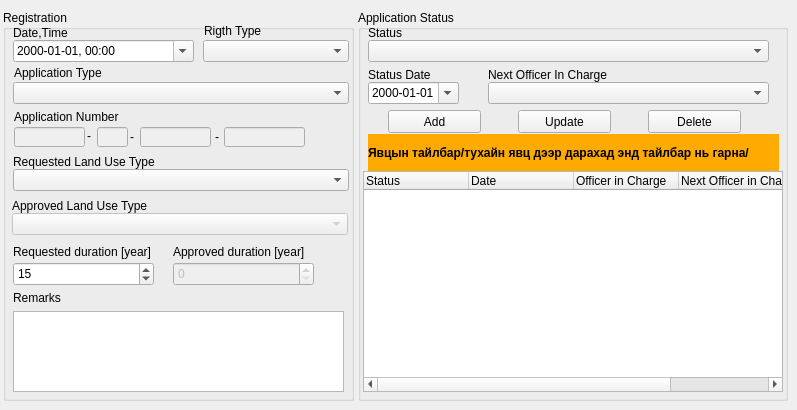
   <widget class="QWidget" name="application_detail_tab">
    <attribute name="title">
     <string>Application Details</string>
    </attribute>
    <widget class="QGroupBox" name="registration_group_box">
     <property name="geometry">
      <rect>
       <x>3</x>
       <y>10</y>
       <width>351</width>
       <height>391</height>
      </rect>
     </property>
     <property name="title">
      <string>Registration</string>
     </property>
     <widget class="QDateTimeEdit" name="date_time_date">
      <property name="enabled">
       <bool>true</bool>
      </property>
      <property name="geometry">
       <rect>
        <x>10</x>
        <y>30</y>
        <width>181</width>
        <height>22</height>
       </rect>
      </property>
      <property name="buttonSymbols">
       <enum>QAbstractSpinBox::NoButtons</enum>
      </property>
      <property name="displayFormat">
       <string>yyyy-MM-dd, hh:mm</string>
      </property>
      <property name="calendarPopup">
       <bool>true</bool>
      </property>
     </widget>
     <widget class="QComboBox" name="application_type_cbox">
      <property name="enabled">
       <bool>true</bool>
      </property>
      <property name="geometry">
       <rect>
        <x>10</x>
        <y>72</y>
        <width>336</width>
        <height>22</height>
       </rect>
      </property>
     </widget>
     <widget class="QLineEdit" name="application_num_first_edit">
      <property name="enabled">
       <bool>false</bool>
      </property>
      <property name="geometry">
       <rect>
        <x>11</x>
        <y>117</y>
        <width>71</width>
        <height>20</height>
       </rect>
      </property>
     </widget>
     <widget class="QLineEdit" name="application_num_middle_edit">
      <property name="enabled">
       <bool>false</bool>
      </property>
      <property name="geometry">
       <rect>
        <x>137</x>
        <y>117</y>
        <width>71</width>
        <height>20</height>
       </rect>
      </property>
     </widget>
     <widget class="QLineEdit" name="application_num_last_edit">
      <property name="enabled">
       <bool>false</bool>
      </property>
      <property name="geometry">
       <rect>
        <x>221</x>
        <y>117</y>
        <width>81</width>
        <height>20</height>
       </rect>
      </property>
     </widget>
     <widget class="QLabel" name="label_2">
      <property name="geometry">
       <rect>
        <x>10</x>
        <y>15</y>
        <width>181</width>
        <height>16</height>
       </rect>
      </property>
      <property name="text">
       <string>Date,Time</string>
      </property>
     </widget>
     <widget class="QLabel" name="label_3">
      <property name="geometry">
       <rect>
        <x>11</x>
        <y>55</y>
        <width>291</width>
        <height>16</height>
       </rect>
      </property>
      <property name="text">
       <string>Application Type</string>
      </property>
     </widget>
     <widget class="QLabel" name="label_4">
      <property name="geometry">
       <rect>
        <x>11</x>
        <y>99</y>
        <width>281</width>
        <height>16</height>
       </rect>
      </property>
      <property name="text">
       <string>Application Number</string>
      </property>
     </widget>
     <widget class="QLabel" name="duration_request_label">
      <property name="geometry">
       <rect>
        <x>10</x>
        <y>234</y>
        <width>161</width>
        <height>16</height>
       </rect>
      </property>
      <property name="text">
       <string>Requested duration [year]</string>
      </property>
     </widget>
     <widget class="QLabel" name="duration_approved_label">
      <property name="geometry">
       <rect>
        <x>170</x>
        <y>234</y>
        <width>151</width>
        <height>16</height>
       </rect>
      </property>
      <property name="text">
       <string>Approved duration [year]</string>
      </property>
     </widget>
     <widget class="QLabel" name="label_7">
      <property name="geometry">
       <rect>
        <x>10</x>
        <y>280</y>
        <width>171</width>
        <height>16</height>
       </rect>
      </property>
      <property name="text">
       <string>Remarks</string>
      </property>
     </widget>
     <widget class="QComboBox" name="requested_land_use_type_cbox">
      <property name="geometry">
       <rect>
        <x>10</x>
        <y>159</y>
        <width>336</width>
        <height>22</height>
       </rect>
      </property>
     </widget>
     <widget class="QLabel" name="label_8">
      <property name="geometry">
       <rect>
        <x>10</x>
        <y>144</y>
        <width>271</width>
        <height>16</height>
       </rect>
      </property>
      <property name="text">
       <string>Requested Land Use Type</string>
      </property>
     </widget>
     <widget class="QSpinBox" name="approved_year_spin_box">
      <property name="enabled">
       <bool>false</bool>
      </property>
      <property name="geometry">
       <rect>
        <x>170</x>
        <y>252</y>
        <width>141</width>
        <height>24</height>
       </rect>
      </property>
      <property name="maximum">
       <number>2900</number>
      </property>
      <property name="value">
       <number>0</number>
      </property>
     </widget>
     <widget class="QSpinBox" name="requested_year_spin_box">
      <property name="geometry">
       <rect>
        <x>10</x>
        <y>252</y>
        <width>141</width>
        <height>24</height>
       </rect>
      </property>
      <property name="maximum">
       <number>500</number>
      </property>
      <property name="value">
       <number>15</number>
      </property>
     </widget>
     <widget class="QTextEdit" name="remarks_text_edit">
      <property name="geometry">
       <rect>
        <x>10</x>
        <y>301</y>
        <width>331</width>
        <height>81</height>
       </rect>
      </property>
     </widget>
     <widget class="QLineEdit" name="application_num_type_edit">
      <property name="enabled">
       <bool>false</bool>
      </property>
      <property name="geometry">
       <rect>
        <x>94</x>
        <y>117</y>
        <width>31</width>
        <height>20</height>
       </rect>
      </property>
     </widget>
     <widget class="QLabel" name="label_43">
      <property name="geometry">
       <rect>
        <x>84</x>
        <y>118</y>
        <width>16</width>
        <height>16</height>
       </rect>
      </property>
      <property name="text">
       <string>-</string>
      </property>
     </widget>
     <widget class="QLabel" name="label_44">
      <property name="geometry">
       <rect>
        <x>127</x>
        <y>119</y>
        <width>16</width>
        <height>16</height>
       </rect>
      </property>
      <property name="text">
       <string>-</string>
      </property>
     </widget>
     <widget class="QLabel" name="label_45">
      <property name="geometry">
       <rect>
        <x>212</x>
        <y>119</y>
        <width>16</width>
        <height>16</height>
       </rect>
      </property>
      <property name="text">
       <string>-</string>
      </property>
     </widget>
     <widget class="QComboBox" name="approved_land_use_type_cbox">
      <property name="enabled">
       <bool>false</bool>
      </property>
      <property name="geometry">
       <rect>
        <x>9</x>
        <y>203</y>
        <width>336</width>
        <height>22</height>
       </rect>
      </property>
     </widget>
     <widget class="QLabel" name="label_16">
      <property name="geometry">
       <rect>
        <x>9</x>
        <y>188</y>
        <width>271</width>
        <height>16</height>
       </rect>
      </property>
      <property name="text">
       <string>Approved Land Use Type</string>
      </property>
     </widget>
     <widget class="QComboBox" name="rigth_type_cbox">
      <property name="enabled">
       <bool>true</bool>
      </property>
      <property name="geometry">
       <rect>
        <x>200</x>
        <y>30</y>
        <width>146</width>
        <height>22</height>
       </rect>
      </property>
     </widget>
     <widget class="QLabel" name="label_32">
      <property name="geometry">
       <rect>
        <x>201</x>
        <y>13</y>
        <width>141</width>
        <height>16</height>
       </rect>
      </property>
      <property name="text">
       <string>Rigth Type</string>
      </property>
     </widget>
    </widget>
    <widget class="QGroupBox" name="application_status_group_box">
     <property name="geometry">
      <rect>
       <x>358</x>
       <y>10</y>
       <width>430</width>
       <height>391</height>
      </rect>
     </property>
     <property name="title">
      <string>Application Status</string>
     </property>
     <widget class="QLabel" name="label_9">
      <property name="geometry">
       <rect>
        <x>10</x>
        <y>15</y>
        <width>161</width>
        <height>16</height>
       </rect>
      </property>
      <property name="text">
       <string>Status</string>
      </property>
     </widget>
     <widget class="QLabel" name="label_10">
      <property name="geometry">
       <rect>
        <x>130</x>
        <y>57</y>
        <width>251</width>
        <height>16</height>
       </rect>
      </property>
      <property name="text">
       <string>Next Officer In Charge</string>
      </property>
     </widget>
     <widget class="QDateEdit" name="status_date_date">
      <property name="geometry">
       <rect>
        <x>10</x>
        <y>72</y>
        <width>91</width>
        <height>22</height>
       </rect>
      </property>
      <property name="displayFormat">
       <string>yyyy-MM-dd</string>
      </property>
      <property name="calendarPopup">
       <bool>true</bool>
      </property>
     </widget>
     <widget class="QLabel" name="label_11">
      <property name="geometry">
       <rect>
        <x>10</x>
        <y>57</y>
        <width>171</width>
        <height>16</height>
       </rect>
      </property>
      <property name="text">
       <string>Status Date</string>
      </property>
     </widget>
     <widget class="QPushButton" name="add_button">
      <property name="geometry">
       <rect>
        <x>30</x>
        <y>100</y>
        <width>93</width>
        <height>23</height>
       </rect>
      </property>
      <property name="text">
       <string>Add</string>
      </property>
     </widget>
     <widget class="QPushButton" name="update_button">
      <property name="geometry">
       <rect>
        <x>160</x>
        <y>100</y>
        <width>93</width>
        <height>23</height>
       </rect>
      </property>
      <property name="text">
       <string>Update</string>
      </property>
     </widget>
     <widget class="QPushButton" name="delete_button">
      <property name="geometry">
       <rect>
        <x>290</x>
        <y>100</y>
        <width>93</width>
        <height>23</height>
       </rect>
      </property>
      <property name="text">
       <string>Delete</string>
      </property>
     </widget>
     <widget class="QTableWidget" name="application_status_twidget">
      <property name="geometry">
       <rect>
        <x>5</x>
        <y>161</y>
        <width>420</width>
        <height>221</height>
       </rect>
      </property>
      <attribute name="horizontalHeaderDefaultSectionSize">
       <number>105</number>
      </attribute>
      <column>
       <property name="text">
        <string>Status</string>
       </property>
       <property name="textAlignment">
        <set>AlignLeft|AlignVCenter</set>
       </property>
      </column>
      <column>
       <property name="text">
        <string>Date</string>
       </property>
       <property name="textAlignment">
        <set>AlignLeft|AlignVCenter</set>
       </property>
      </column>
      <column>
       <property name="text">
        <string>Officer in Charge</string>
       </property>
       <property name="textAlignment">
        <set>AlignLeft|AlignVCenter</set>
       </property>
      </column>
      <column>
       <property name="text">
        <string>Next Officer in Charge</string>
       </property>
       <property name="textAlignment">
        <set>AlignLeft|AlignVCenter</set>
       </property>
      </column>
     </widget>
     <widget class="QComboBox" name="status_cbox">
      <property name="geometry">
       <rect>
        <x>10</x>
        <y>30</y>
        <width>401</width>
        <height>22</height>
       </rect>
      </property>
     </widget>
     <widget class="QComboBox" name="next_officer_in_charge_cbox">
      <property name="geometry">
       <rect>
        <x>130</x>
        <y>72</y>
        <width>281</width>
        <height>22</height>
       </rect>
      </property>
     </widget>
     <widget class="QLabel" name="status_desc_lbl">
      <property name="geometry">
       <rect>
        <x>10</x>
        <y>124</y>
        <width>411</width>
        <height>37</height>
       </rect>
      </property>
      <property name="font">
       <font>
        <weight>75</weight>
        <bold>true</bold>
       </font>
      </property>
      <property name="styleSheet">
       <string notr="true">background-color: rgb(255, 170, 0);</string>
      </property>
      <property name="text">
       <string>Явцын тайлбар/тухайн явц дээр дарахад энд тайлбар нь гарна/</string>
      </property>
      <property name="wordWrap">
       <bool>true</bool>
      </property>
     </widget>
    </widget>
   </widget>
